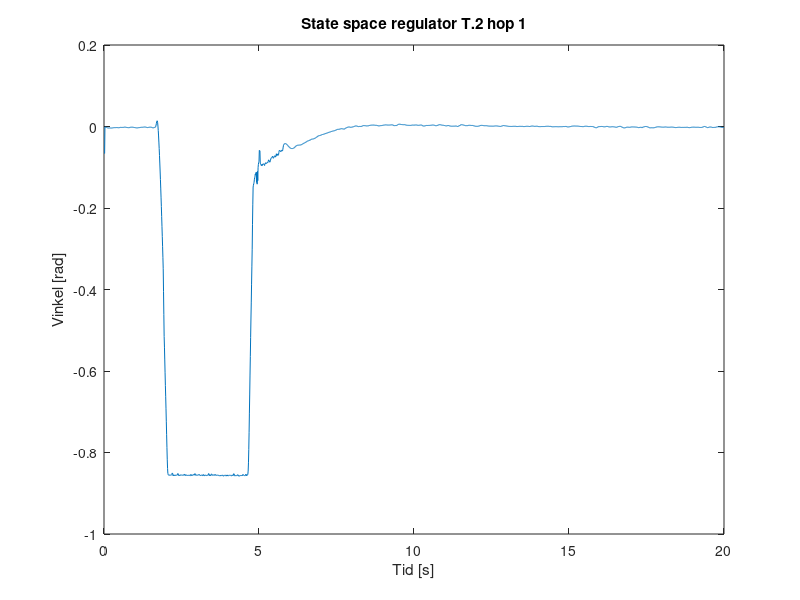

Source code (MATLAB): (Note: this script raises an error after producing the figure.)
%Der er 10 ms mellem hver sampling
clc
clear all
close all

load('dataState.mat');
load('dataeStateVenstre.mat');

realdata=[dataState(1:20616);dataStateVenstre(1:10502)];

n = 2000;
for i = 1:n
    tid(i) = 0.01 * i;
end



data(:,1)=realdata(1:2000);
data(:,2)=realdata(2001:4000);
data(:,3)=realdata(4001:6000);
data(:,4)=realdata(6201:8200);
data(:,5)=realdata(8201:10200);
data(:,6)=realdata(20401:22400);
data(:,7)=realdata(22601:24600);
data(:,8)=realdata(24701:26700);
data(:,9)=realdata(26701:28700);
data(:,10)=realdata(28701:30700);

for i = 1:10
    for ii=1:1998
        dataFilt(ii+2,i)=(data(ii,i)+data(ii+1,i)+data(ii+2,i))/3;
    end
end


temp = zeros(10);


for i=1:10
    for ii=1001:2000
        temp(i) = temp(i) + dataFilt(ii,i);
    end
end

offset = temp/1000;

for i=1:10
    figure(i);
    plot(tid,dataFilt(:,i)-offset(i));
    a=sprintf('State space regulator T.2 hop %d',i);
    title(a)
    ylabel("Vinkel [rad]");
    xlabel("Tid [s]");
    yline(0.0175);
    yline(-0.0175);
end



%plot(data);

